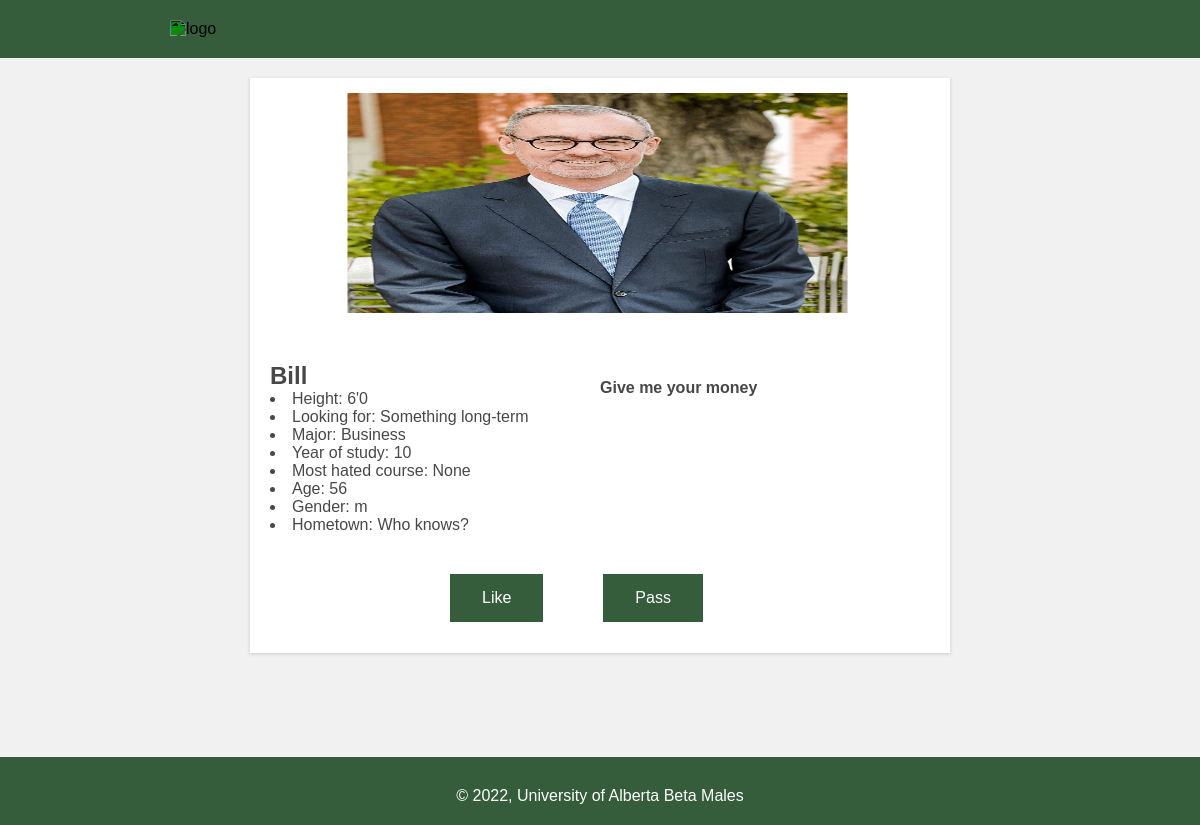
/swipe/ (signed in), run on the app's committed database.
### account/models.py (models this page shows, shortened)
class UserInfo(models.Model):
    user = models.OneToOneField(
        to=User,
        on_delete=models.CASCADE,
        )
    image_file = models.ImageField(
        null=True,
        blank=True
        )
    height_ft = models.IntegerField()
    height_in = models.IntegerField()
    looking_for = models.CharField(max_length=40)
    target_gender = models.CharField(max_length=40)
    major = models.CharField(max_length=40)
    year_of_study = models.IntegerField()
    most_hated_course = models.CharField(max_length=40)
    first_name = models.CharField(max_length=40, null=True, blank=True)
    age = models.IntegerField()
    gender = models.CharField(max_length=40)
    hometown = models.CharField(max_length=50)
    bio = models.TextField(max_length=300)
    def get_attributes(self):
        attrs = [
            str(self.height_ft)+"'"+str(self.height_in),
            self.looking_for,
            self.major,
            self.year_of_study,
            self.most_hated_course,
            self.age,
            self.gender,
            self.hometown,
            self.bio
        ]
        labels = [
            "Height: ",
            "Looking for: ",
            "Major: ",
            "Year of study: ",
            "Most hated course: ",
            "Age: ",
            "Gender: ",
            "Hometown: ",
            "Bio: "
        ]
        return dict(zip(labels, attrs))

### swipe/views.py (the view, shortened to what this page needs)
# urls.py: path("", include("swipe.urls")),
def swipe(request):
    context = {}
    context["index"] = INDEX_URL
    user = request.user
    user_info = UserInfo.objects.get(user=user)
    current_profile = None
    while not current_profile:
        available_infos = UserInfo.objects.all()
        try:
            profile = available_infos.order_by("?").first()
            if are_compatible(profile, user_info) and is_not_self(profile, user_info):
                current_profile = profile
        except:
            context["user_image"] = None
    user_info = UserInfo.objects.get(user=current_profile.user)
    context["account_url"] = ACCOUNT_URL
    context["index"] = INDEX_URL
    context["first_name"] = current_profile.user.first_name
    temp = current_profile.get_attributes()
    context["bio"]  = temp.popitem()[1]
    context["profile_info"] = temp
    context["image_url"] = STATIC_URL.format(current_profile.image_file)
    return render(request, "swipe.html", context)

### swipe/views.py (called while the page is built)
def are_compatible(info1, info2):
    try:
        assert info1.gender in info2.target_gender
        assert info2.gender in info1.target_gender
        return True
    except AssertionError:
        return False

def is_not_self(profile, user_info):
    try:
        assert profile.user != user_info.user
        return True
    except AssertionError:
        return False

### swipe/templates/swipe.html (shortened to what this page needs)
{% load static %}
<!DOCTYPE html>
<html>
    <head>
    </head>
    <body>
        <header>
            <a href={{index}}>
            <img alt="logo" src="https://logodix.com/logo/1031274.png">
        </header>
        <main>
            <article>
                <img src="{{image_url}}" height=250 width=500></img>
                <p>
                    <h2>{{first_name}}</h2>
                    {% for label, info in profile_info.items %}
                        <li>{{label}}{{info}}</li>
                    {% endfor %}
                        <div>
                            <h4>{{bio}}</h4>
                        </div>
                </p>
                <form method="post">
                    <button type='submit' value="Like">Like</button>
                </form>
                <form method="post">
                    <button type='submit' value="Pass">Pass</button>
                </form>
            </article>
        </main>
    </body>
    <footer>
        <p> &copy; <script>document.write(new Date().getFullYear());</script>, University of Alberta Beta Males</p>
    </footer>
</html>

### data on the page
UserInfo: profile_info "Something long-term" "Business" "None" "Who knows?", bio "Give me your money"

### other printed values
{{ first_name }} "Bill"
{{ label }} "Height:" "Looking for:" "Major:" "Year of study:" "Most hated course:" "Age:" "Gender:" "Hometown:"
{{ info }} "6'0" "10" "56" "m"
